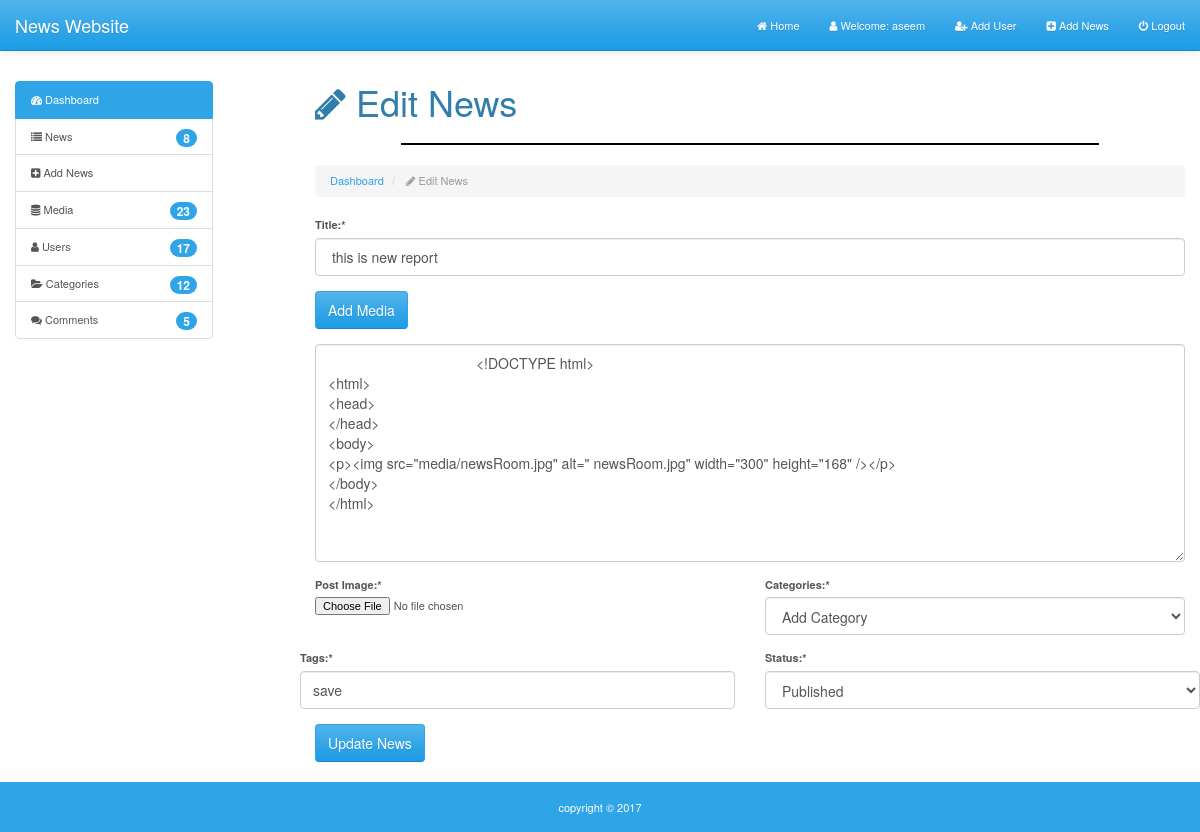
The page /editNews.php?edit=166 (signed in) on the database its author committed.
### tables this page shows
CREATE TABLE IF NOT EXISTS `news` (
  `newsId` int(11) NOT NULL AUTO_INCREMENT,
  `date` datetime NOT NULL,
  `category` varchar(100) NOT NULL,
  `title` varchar(255) NOT NULL,
  `image` varchar(600) NOT NULL,
  `description` longtext NOT NULL,
  `author` varchar(100) NOT NULL,
  `username` varchar(150) NOT NULL,
  `status` varchar(100) NOT NULL,
  `tags` varchar(100) DEFAULT NULL,
  `userId` int(11) DEFAULT NULL,
  `descriptionId` int(11) DEFAULT NULL,
  `categoryId` int(11) DEFAULT NULL,
  PRIMARY KEY (`newsId`)
);

### editNews.php (the view, shortened to what this page needs)
<?php
    include('incfile/dbconnect.php');
    $session_role = $_SESSION['role'];
   if(isset($_GET['edit']))
    {
        $edit_id = $_GET['edit'];
        if( $session_role == 'admin'){
        $edit_query = "Select * from news where newsId = $edit_id ";
        $edit_result = $db->prepare($edit_query);
        $edit_result->execute();
    }
    if($edit_result->rowCount() > 0 )
    {
        foreach($db->query($edit_query) as $edit_row){
        $edit_title = $edit_row['title'];
        $edit_description = $edit_row['description'];
        $edit_tags = $edit_row['tags'];
        $edit_category = $edit_row['category'];
    }
    }
        else{
            header('Location: editNews.php');
        }
}
    ?>
<!DOCTYPE html>
<html lang="en">
<head>
    <link rel="stylesheet" href="css/font-awesome.css">
    <link rel="stylesheet" href="https://maxcdn.bootstrapcdn.com/bootstrap/3.3.7/css/bootstrap.min.css">
    <link href="bootstrap/css/bootstrap.min.css" rel="stylesheet">
    <link rel="stylesheet" href="css/dashboard.css">
    <link rel="stylesheet" href="css/mobile.css">
</head>
<body>
    <div id="wrapper">
   <?php require_once('incfile/headerAdmin.php');?>
    <section>
        <div class="container-fluid body-section">
            <div class="row">
                <div class="col-md-3 col-sm-12 col-xs-12">
                    <?php require_once('incfile/sideBarAdmin.php');?>
                </div>
                <div class="col-md-9 col-sm-12 col-xs-12 sideBarTopDashBoard">
                    <h1> <i class="fa fa-pencil" aria-hidden="true"></i> Edit News </h1>
                    <hr class="lineDashboard">
                    <ol class="breadcrumb">
                        <li><a href="dashboard.php">Dashboard</a></li>
                        <li class="active"> <i class="fa fa-pencil" aria-hidden="true"></i> Edit News
 </li>
                    </ol>
                    <div class="row">
                        <div class="col-xs-12">
                             <form action="" method="post" enctype="multipart/form-data">
                            <div class="form-group">
                                <label for="title" name="title">Title:*</label>
                                <input type="text" name="title" placeholder="Type Title Here" class="form-control"  value="<?php if(isset($edit_title)){echo $edit_title;}?>" />
                                </div>
                                <div class="form-group">
                               <a href="media.php" class="btn btn-primary">Add Media</a>
                                </div>
                                <div class="form-group">
                                <textarea rows="10" cols="10" name="description" id="textarea" class="form-control" >
                                     <?php if(isset($edit_description)){echo $edit_description;}?>
                                </textarea>
                                </div>
                                <div class="row">
                                         <div class="col-sm-6">
                                              <div class="form-group">
                                              <label for="media" >Post Image:*</label>
                                               <input type="file" name="media" />
                                              </div>
                                               </div>
                                             <div class="col-sm-6">
                                                <div class="form-group">
                                              <label for="category" >Categories:*</label>
                                               <select name="category" class="form-control" >
                                                 <?php
                                                    $db = new PDO($dsn, $username, $password);
                                                    $sql = "Select category from category ORDER BY category ASC ";
                                                    $results = $db->prepare($sql);
                                                    $results->execute();
                                                    try{
                                                        if($results -> rowCount() > 0){
                                                            foreach ($db->query($sql) as $row)
                                                            {
                                                                $category = ucfirst($row['category']);
                                                                echo "<option  value='".$category."' ><?php if(isset($edit_category)){echo $edit_category;}?>$category</option>";
                                                            }
                                                        }else{
                                                            echo "<center><h6>No categories available</h6></center>";
                                                        }
                                                    }
                                                    catch(PDOException $e)
                                                    {
                                                    echo "Error: ". $e->getMessage();
                                                    }
                                                    ?>
                                                   </select>
                                              </div>
                                               </div>
                                                 </div>
                                                 </div>
                                                  <div class="row">
                                         <div class="col-sm-6">
                                              <div class="form-group">
                                              <label for="tags" >Tags:*</label>
                                                <input type="text" name="tags"  class="form-control" value="<?php if(isset($edit_tags)){echo $edit_tags;}?>"/>
                                              </div>
                                               </div>
                                             <div class="col-sm-6">
                                                <div class="form-group">
                                              <label for="status" >Status:*</label>
                                                <select name="status" id="status" class="form-control">
                                                  <option value="Published" <?php if(isset($status) and $status ='published'){echo "selected";}?>>Published</option>
                                                 </select>
                                              </div>
                                               </div>
                                                 </div>
                                                 </div>
                                        <input type="submit" class="btn btn-primary"  value="Update News" name="submit"/>
                            </div>
                        </div>
                </div>
            </div>
    <?php require_once('incfile/footerAdmin.php');?>
</body>
</html>

### css/dashboard.css (style rules this page uses)
body, html { height: 100%; }
#wrapper { position: relative; min-height: 100%; }
body { padding-top: 60px; }
.lineDashboard { width: 80%; border: 1px solid black; }
.body-section { padding-bottom: 70px; }

### css/mobile.css (style rules this page uses)
@media screen and (max-width:1385px) and (min-width:967px) { body { font-size: 11px; } }

### rows shown on the page
news: title "this is new report", description "<!DOCTYPE html> <html> <head> </head> <body> <p><img src=\"media/newsRoom.jpg\" alt=\" newsRoom.jpg\" width=\"300\" height=\"168\" /></p> </body> </html>", tags "save"

### other values the page prints
$SESSION_username "aseem"
$news_rows "8"
$media_row_num "23"
$users_row_num "17"
$categories_row_num "12"
$num_rows "5"
